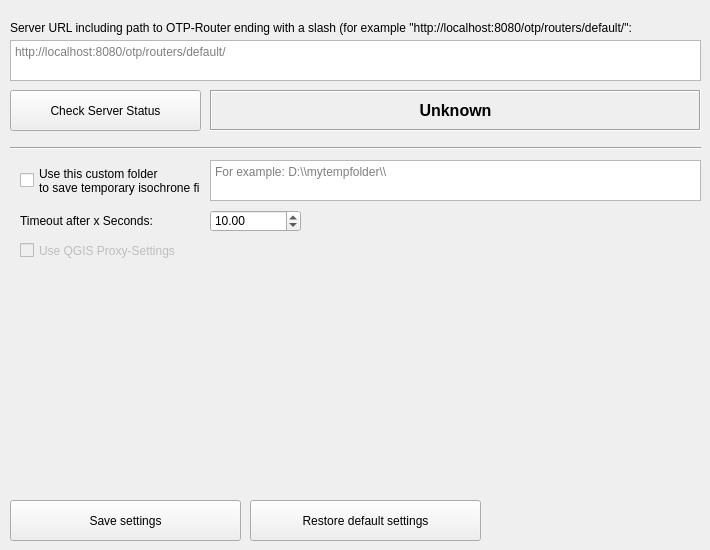
   <widget class="QWidget" name="tab_settings_general">
    <property name="cursor">
     <cursorShape>ArrowCursor</cursorShape>
    </property>
    <property name="statusTip">
     <string>ff</string>
    </property>
    <property name="whatsThis">
     <string>ff</string>
    </property>
    <property name="accessibleName">
     <string>ff</string>
    </property>
    <property name="accessibleDescription">
     <string>ff</string>
    </property>
    <attribute name="title">
     <string>General Settings</string>
    </attribute>
    <attribute name="toolTip">
     <string>&lt;html&gt;&lt;head/&gt;&lt;body&gt;&lt;p&gt;Set the server to use and other general settings.&lt;/p&gt;&lt;/body&gt;&lt;/html&gt;</string>
    </attribute>
    <widget class="QLabel" name="label_13">
     <property name="geometry">
      <rect>
       <x>10</x>
       <y>20</y>
       <width>691</width>
       <height>16</height>
      </rect>
     </property>
     <property name="text">
      <string>Server URL including path to OTP-Router ending with a slash (for example &quot;http://localhost:8080/otp/routers/default/&quot;:</string>
     </property>
     <property name="textInteractionFlags">
      <set>Qt::LinksAccessibleByMouse|Qt::TextSelectableByMouse</set>
     </property>
    </widget>
    <widget class="QPushButton" name="GeneralSettings_Save">
     <property name="geometry">
      <rect>
       <x>10</x>
       <y>500</y>
       <width>231</width>
       <height>41</height>
      </rect>
     </property>
     <property name="toolTip">
      <string>&lt;html&gt;&lt;head/&gt;&lt;body&gt;&lt;p&gt;Save the general settings.&lt;/p&gt;&lt;/body&gt;&lt;/html&gt;</string>
     </property>
     <property name="text">
      <string>Save settings</string>
     </property>
    </widget>
    <widget class="QTextEdit" name="GeneralSettings_ServerURL">
     <property name="geometry">
      <rect>
       <x>10</x>
       <y>40</y>
       <width>691</width>
       <height>41</height>
      </rect>
     </property>
     <property name="toolTip">
      <string>&lt;html&gt;&lt;head/&gt;&lt;body&gt;&lt;p&gt;Server URL including path to OTP-Router, ending with a slash. For example: https://api.digitransit.fi/routing/v1/routers/hsl/&lt;/p&gt;&lt;p&gt;Note that QGIS-Proxy-Settings are currently not supported. The Server must be accessible without a proxy.&lt;/p&gt;&lt;/body&gt;&lt;/html&gt;</string>
     </property>
     <property name="tabStopWidth">
      <number>80</number>
     </property>
     <property name="acceptRichText">
      <bool>false</bool>
     </property>
     <property name="placeholderText">
      <string>http://localhost:8080/otp/routers/default/</string>
     </property>
    </widget>
    <widget class="QPushButton" name="GeneralSettings_CheckServerStatus">
     <property name="geometry">
      <rect>
       <x>10</x>
       <y>90</y>
       <width>191</width>
       <height>41</height>
      </rect>
     </property>
     <property name="toolTip">
      <string>&lt;html&gt;&lt;head/&gt;&lt;body&gt;&lt;p&gt;Check the status of the server without doing a heavy request.&lt;/p&gt;&lt;p&gt;Consider that the url you currently see is used, which may not be the one you saved, so&lt;span style=&quot; font-weight:600;&quot;&gt; don't forget to save settings when status is OK!&lt;/span&gt;&lt;/p&gt;&lt;/body&gt;&lt;/html&gt;</string>
     </property>
     <property name="text">
      <string>Check Server Status</string>
     </property>
    </widget>
    <widget class="QLabel" name="GeneralSettings_ServerStatusResult">
     <property name="geometry">
      <rect>
       <x>210</x>
       <y>90</y>
       <width>491</width>
       <height>41</height>
      </rect>
     </property>
     <property name="font">
      <font>
       <family>MS UI Gothic</family>
       <pointsize>12</pointsize>
       <weight>75</weight>
       <bold>true</bold>
      </font>
     </property>
     <property name="toolTip">
      <string>&lt;html&gt;&lt;head/&gt;&lt;body&gt;&lt;p&gt;&lt;span style=&quot; font-weight:600;&quot;&gt;Don't forget to save settings when status is OK&lt;/span&gt;&lt;/p&gt;&lt;/body&gt;&lt;/html&gt;</string>
     </property>
     <property name="frameShape">
      <enum>QFrame::Box</enum>
     </property>
     <property name="frameShadow">
      <enum>QFrame::Sunken</enum>
     </property>
     <property name="text">
      <string>Unknown</string>
     </property>
     <property name="textFormat">
      <enum>Qt::AutoText</enum>
     </property>
     <property name="alignment">
      <set>Qt::AlignCenter</set>
     </property>
     <property name="wordWrap">
      <bool>true</bool>
     </property>
     <property name="textInteractionFlags">
      <set>Qt::LinksAccessibleByMouse|Qt::TextSelectableByMouse</set>
     </property>
    </widget>
    <widget class="QCheckBox" name="GeneralSettings_CustomTempFolder_Use">
     <property name="geometry">
      <rect>
       <x>20</x>
       <y>160</y>
       <width>181</width>
       <height>41</height>
      </rect>
     </property>
     <property name="toolTip">
      <string>&lt;html&gt;&lt;head/&gt;&lt;body&gt;&lt;p&gt;Use this option if you do not have write permissions on C:/... or your Systems temp folder and get &amp;quot;Failed to write response to harddrive&amp;quot;-Error when requesting isochrones.&lt;/p&gt;&lt;p&gt;If you don't use this option, the temporary files will be stored in the Plugin's directory.&lt;/p&gt;&lt;/body&gt;&lt;/html&gt;</string>
     </property>
     <property name="text">
      <string>Use this custom folder 
to save temporary isochrone files</string>
     </property>
    </widget>
    <widget class="Line" name="line_4">
     <property name="geometry">
      <rect>
       <x>10</x>
       <y>140</y>
       <width>691</width>
       <height>16</height>
      </rect>
     </property>
     <property name="orientation">
      <enum>Qt::Horizontal</enum>
     </property>
    </widget>
    <widget class="QTextEdit" name="GeneralSettings_CustomTempFolder">
     <property name="geometry">
      <rect>
       <x>210</x>
       <y>160</y>
       <width>491</width>
       <height>41</height>
      </rect>
     </property>
     <property name="toolTip">
      <string>&lt;html&gt;&lt;head/&gt;&lt;body&gt;&lt;p&gt;Path where temporary .zip and .shp files can be stored. The folder must already exist. For example: D:\\mytempfolder\\&lt;/p&gt;&lt;p&gt;Use this option if you do not have write permissions on C:/... or your Systems folder and therefore constantly get &amp;quot;Failed to write response to harddrive&amp;quot;-Error when requesting isochrones.&lt;/p&gt;&lt;p&gt;If you don't use this option, the temporary files will be stored in the Plugin's directory.&lt;/p&gt;&lt;/body&gt;&lt;/html&gt;</string>
     </property>
     <property name="tabStopWidth">
      <number>80</number>
     </property>
     <property name="acceptRichText">
      <bool>false</bool>
     </property>
     <property name="placeholderText">
      <string>For example: D:\\mytempfolder\\</string>
     </property>
    </widget>
    <widget class="QPushButton" name="GeneralSettings_Restore">
     <property name="geometry">
      <rect>
       <x>250</x>
       <y>500</y>
       <width>231</width>
       <height>41</height>
      </rect>
     </property>
     <property name="toolTip">
      <string>&lt;html&gt;&lt;head/&gt;&lt;body&gt;&lt;p&gt;Restore the default general settings.&lt;/p&gt;&lt;/body&gt;&lt;/html&gt;</string>
     </property>
     <property name="text">
      <string>Restore default settings</string>
     </property>
    </widget>
    <widget class="QCheckBox" name="GeneralSettings_Proxy_Use">
     <property name="enabled">
      <bool>false</bool>
     </property>
     <property name="geometry">
      <rect>
       <x>20</x>
       <y>240</y>
       <width>181</width>
       <height>21</height>
      </rect>
     </property>
     <property name="toolTip">
      <string>&lt;html&gt;&lt;head/&gt;&lt;body&gt;&lt;p&gt;Use this option if you want to use the proxy settings from &amp;quot;Settings -&amp;gt; Options -&amp;gt; Network -&amp;gt; Use Proxy for Web Access&amp;quot; for your connection from this Plugin.&lt;/p&gt;&lt;p&gt;&lt;span style=&quot; font-weight:600;&quot;&gt;Currently in testing stage. Maybe available in some future release.&lt;/span&gt;&lt;/p&gt;&lt;/body&gt;&lt;/html&gt;</string>
     </property>
     <property name="text">
      <string>Use QGIS Proxy-Settings</string>
     </property>
     <property name="checkable">
      <bool>true</bool>
     </property>
     <property name="checked">
      <bool>false</bool>
     </property>
     <property name="autoExclusive">
      <bool>false</bool>
     </property>
    </widget>
    <widget class="QDoubleSpinBox" name="GeneralSettings_Timeout">
     <property name="geometry">
      <rect>
       <x>210</x>
       <y>210</y>
       <width>91</width>
       <height>22</height>
      </rect>
     </property>
     <property name="toolTip">
      <string>&lt;html&gt;&lt;head/&gt;&lt;body&gt;&lt;p&gt;Value in Seconds when a timeout is reached&lt;/p&gt;&lt;/body&gt;&lt;/html&gt;</string>
     </property>
     <property name="decimals">
      <number>2</number>
     </property>
     <property name="minimum">
      <double>0.010000000000000</double>
     </property>
     <property name="maximum">
      <double>100000.000000000000000</double>
     </property>
     <property name="singleStep">
      <double>0.100000000000000</double>
     </property>
     <property name="value">
      <double>10.000000000000000</double>
     </property>
    </widget>
    <widget class="QLabel" name="label_15">
     <property name="geometry">
      <rect>
       <x>20</x>
       <y>211</y>
       <width>181</width>
       <height>20</height>
      </rect>
     </property>
     <property name="text">
      <string>Timeout after x Seconds:</string>
     </property>
    </widget>
   </widget>
